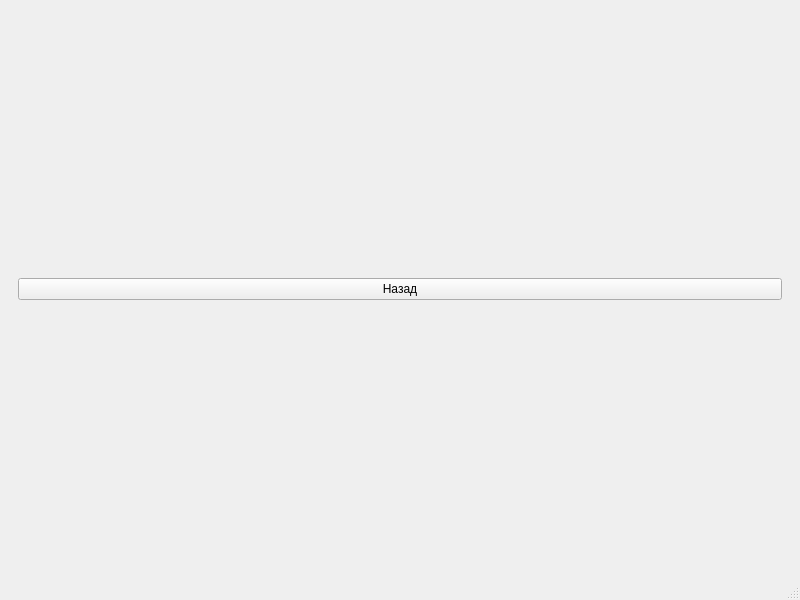
<?xml version="1.0" encoding="UTF-8"?>
<ui version="4.0">
 <class>MainWindow</class>
 <widget class="QMainWindow" name="MainWindow">
  <property name="geometry">
   <rect>
    <x>0</x>
    <y>0</y>
    <width>800</width>
    <height>600</height>
   </rect>
  </property>
  <property name="windowTitle">
   <string>Диаграмма динамики цен</string>
  </property>
  <widget class="QWidget" name="centralwidget">
   <layout class="QVBoxLayout" name="verticalLayout">
    <item>
     <widget class="QStackedWidget" name="stackedWidget">
      <property name="currentIndex">
       <number>1</number>
      </property>
      <widget class="QWidget" name="page">
       <layout class="QVBoxLayout" name="verticalLayout_3">
        <item>
         <layout class="QVBoxLayout" name="sdgdfg">
          <item>
           <widget class="QScrollArea" name="scrollArea">
            <property name="widgetResizable">
             <bool>true</bool>
            </property>
            <widget class="QWidget" name="scrollAreaWidgetContents">
             <property name="geometry">
              <rect>
               <x>0</x>
               <y>0</y>
               <width>760</width>
               <height>490</height>
              </rect>
             </property>
             <layout class="QVBoxLayout" name="verticalLayout_4">
              <item>
               <layout class="QVBoxLayout" name="lay2"/>
              </item>
             </layout>
            </widget>
           </widget>
          </item>
          <item>
           <widget class="QPushButton" name="pushButton">
            <property name="text">
             <string>Построить диаграмму</string>
            </property>
           </widget>
          </item>
         </layout>
        </item>
       </layout>
      </widget>
      <widget class="QWidget" name="page_2">
       <layout class="QVBoxLayout" name="verticalLayout_5">
        <item>
         <layout class="QVBoxLayout" name="lay">
          <item>
           <widget class="QPushButton" name="pushButton_2">
            <property name="text">
             <string>Назад</string>
            </property>
           </widget>
          </item>
         </layout>
        </item>
       </layout>
      </widget>
     </widget>
    </item>
   </layout>
  </widget>
  <widget class="QMenuBar" name="menubar">
   <property name="geometry">
    <rect>
     <x>0</x>
     <y>0</y>
     <width>800</width>
     <height>21</height>
    </rect>
   </property>
  </widget>
  <widget class="QStatusBar" name="statusbar"/>
 </widget>
 <resources/>
 <connections/>
</ui>
